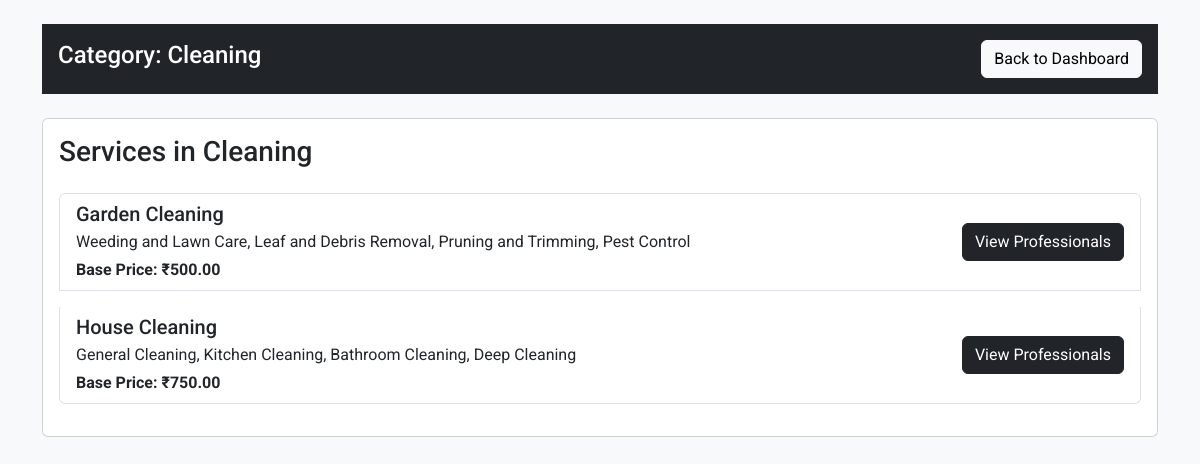
Screenshot of /category_details/4/Cleaning (signed in) with the database file from the repository.
### application/models.py (models this page shows)
class Service(db.Model):
    __tablename__ = 'Services'
    id = db.Column(db.Integer, primary_key=True, autoincrement=True)
    name = db.Column(db.Text, nullable=False, unique=True)
    base_price = db.Column(db.Numeric(10, 2), nullable=False)
    description = db.Column(db.Text, nullable=False)
    time_required = db.Column(db.Integer, nullable=False)
    category = db.Column(db.Text, nullable = False)
    professionals = db.relationship(
        'Professional',
        back_populates='service',
        cascade="all, delete-orphan"
    )
    service_requests = db.relationship(
        'ServiceRequest',
        back_populates='service',
        cascade="all, delete-orphan"
    )

### app.py (the view)
@app.route('/category_details/<int:customer_id>/<string:category>', methods=['GET'])
def category_details(customer_id, category):
    services = Service.query.filter_by(category = category).all()
    return render_template(
        'category_details.html',
        customer_id=customer_id,
        services=services,
        category = category
    )

### templates/category_details.html (shortened to what this page needs)
<html lang="en">
<head>
    <link href="https://cdn.jsdelivr.net/npm/bootstrap@5.3.3/dist/css/bootstrap.min.css" rel="stylesheet">
</head>
<body>
    <div class="container mt-4">
        <div class="bg-dark text-white p-3 mb-4 d-flex justify-content-between align-items-center">
            <h4>Category: {{ category }}</h4>
            <a href="{{ url_for('customer_dashboard', customer_id=customer_id) }}" class="btn btn-light">Back to Dashboard</a>
        </div>
        <div class="card mb-4">
            <div class="card-body">
                <h3 class="card-title mb-4">Services in {{ category }}</h3>
                <ul class="list-group">
                    {% for service in services %}
                    <li class="list-group-item d-flex justify-content-between align-items-center mb-3">
                        <div>
                            <h5 class="mb-1">{{ service.name }}</h5>
                            <p class="mb-1">{{ service.description }}</p>
                            <strong>Base Price: &#8377;{{ service.base_price }}</strong>
                        </div>
                        <a href="{{ url_for('view_professionals', service_id=service.id, customer_id=customer_id) }}" class="btn btn-dark">View Professionals</a>
                    </li>
                    {% endfor %}
                </ul>
            </div>
        </div>
    </div>
</body>
</html>

### templates/category_details.html (style rules this page uses)
body { font-family: 'Roboto', sans-serif; background-color: #f8f9fa; }

### rows the page displays
Service: name "Garden Cleaning", description "Weeding and Lawn Care, Leaf and Debris Removal, Pruning and Trimming, Pest Control", base_price "500.00"
Service: name "House Cleaning", description "General Cleaning, Kitchen Cleaning, Bathroom Cleaning, Deep Cleaning", base_price "750.00"

### other values shown
{{ category }} "Cleaning"
